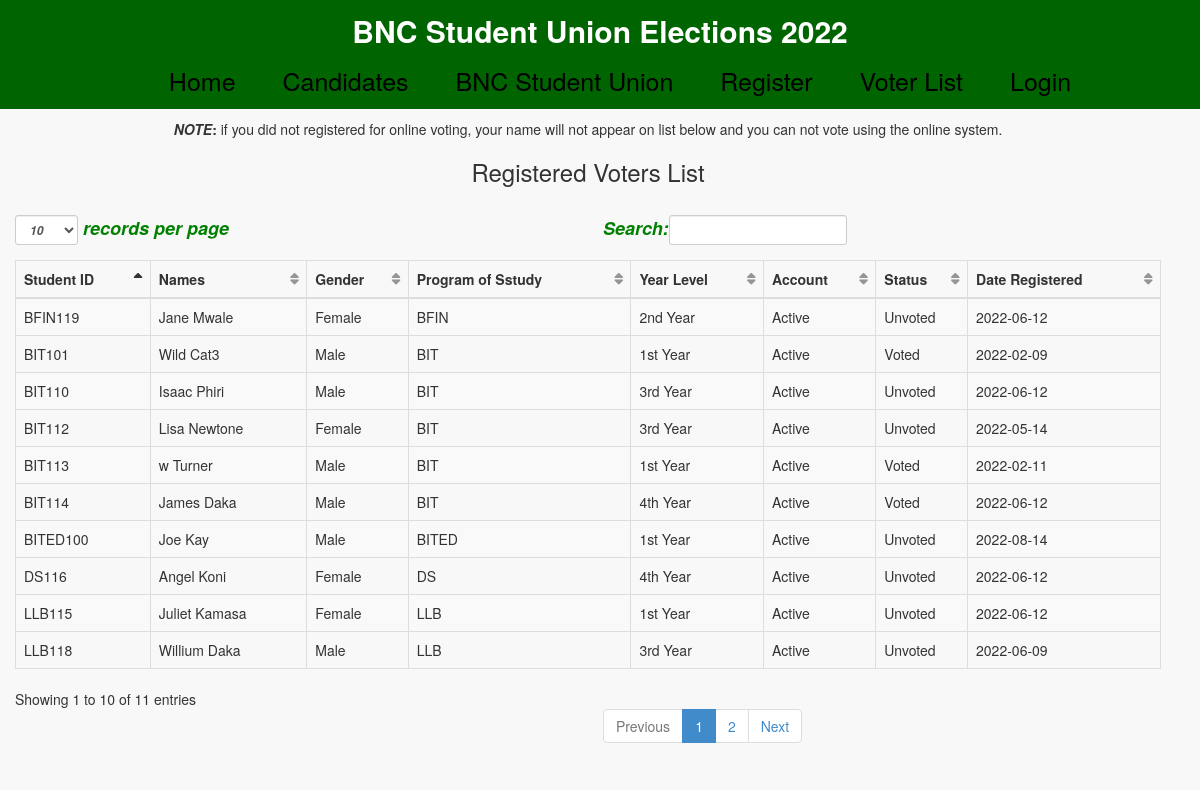
/voters.php, run on the app's committed database.
### tables this page shows
CREATE TABLE `voters` (
  `voters_id` int(11) NOT NULL,
  `id_number` varchar(12) NOT NULL,
  `firstname` varchar(100) NOT NULL,
  `lastname` varchar(100) NOT NULL,
  `gender` varchar(6) NOT NULL,
  `prog_study` varchar(10) NOT NULL,
  `year_level` varchar(100) NOT NULL,
  `status` varchar(100) NOT NULL,
  `account` varchar(100) NOT NULL DEFAULT 'Inactive',
  `date` date DEFAULT NULL,
  `password` varchar(100) NOT NULL
);

### voters.php (the view, shortened to what this page needs)
<?php include ('head.php');?>
<body>
 <?php include ('view_banner.php');?>
<div class="col-lg-6">
    <center>
        <div class="voters_notice">
            <p><strong><i>NOTE</i>:</strong> if you did not registered for online voting, your name will not appear on list below and
            you can not vote using the online system.</p>
        </div>
        <strong><h3>Registered Voters List</h3></strong>
    </center>
                    <div class="tables-body">
                            <div class="table_back">
                                <table class="table table-striped table-bordered table-hover" id="dataTables-example" border="0">
                                    <thead class="thead">
                                        <tr>
                                            <th>Student ID</th>
                                            <th>Names</th>
                                            <th>Gender</th>
                                            <th>Program of Sstudy</th>
                                            <th>Year Level</th>
                                            <th>Account</th>
                                            <th>Status</th>
                                            <th>Date Registered</th>
                                        </tr>
                                    </thead>
                                    <tbody>
										<?php
											require 'admin/dbcon.php';
											$query = $conn->query("SELECT * FROM voters ORDER BY voters_id DESC");
											while($row1 = $query->fetch_array()){
										?>
											<tr >
												<td><?php echo $row1 ['id_number'];?></td>
												<td><?php echo $row1 ['firstname']." ". $row1 ['lastname'];?></td>
                                                <td><?php echo $row1 ['gender'];?></td>
                                                <td><?php echo $row1['prog_study'];?></td>
												<td><?php echo $row1 ['year_level'];?></td>
                                                <td><?php echo $row1 ['account'];?></td>
												<td><?php echo $row1 ['status'];?></td>
												<td><?php echo $row1 ['date'];?></td>
											</tr>
                                       <?php } ?>
                                    </tbody>
                                </table>
                             </div>
                    </div>
</div>
</body>
</html>

### head.php (shortened to what this page needs)
<!DOCTYPE html>
<html lang="en">
<head>
	<link rel = "stylesheet" type = "text/css" href = "css/myStyles.css" />
    <link href="css/bootstrap.min.css" rel="stylesheet">
	<link href="css/style.css" rel="stylesheet">
    <link href="css/plugins/metisMenu/metisMenu.min.css" rel="stylesheet">
    <link href="css/sb-admin-2.css" rel="stylesheet">
    <link href="font-awesome-4.1.0/css/font-awesome.min.css" rel="stylesheet" type="text/css">
</head

### view_banner.php (shortened to what this page needs)
            <div class="text-center text-success animateuse" style="background-color:rgba(0, 100, 0, 1); font-size:25px;text-align:center; margin-top:-10px; padding-top:20px;">
                <a style="color:white; font-weight:bold; font-size:30px;">BNC Student Union Elections 2022</a>
        <nav class="nav-menue">
            <ul style = "color">
                <li>
                    <a href="index.php">Home</a>
                </li>
                <li><a href="candidate_path.php">Candidates</a></li>
                <li><a href="bncsu.php">BNC Student Union</a></li>
                <li> <a href="register/index.php">Register</a></li>
                <li><a href="voters.php">Voter List</a></li>
                <li><a href="login.php">Login</a></li>
            </ul>
        </nav>
</div>

### css/myStyles.css (style rules this page uses)
a { text-decoration: none; color: black; }
.col-lg-6 { max-width: 98%; margin-left: auto; margin-right: auto; }
nav { padding-top: 10px; margin-left:auto; margin-right: auto; }
nav ul li { display: inline-block; padding: 0px 20px 10px 20px; list-style: none; }
nav ul li a { color: black; }

### css/sb-admin-2.css (style rules this page uses)
table.dataTable thead .sorting, table.dataTable thead .sorting_asc, table.dataTable thead .sorting_desc, table.dataTable thead .sorting_asc_disabled, table.dataTable thead .sorting_desc_disabled { background: 0 0; }
table.dataTable thead .sorting_asc:after { content: "\f0de"; float: right; font-family: fontawesome; }
table.dataTable thead .sorting:after { content: "\f0dc"; float: right; font-family: fontawesome; color: rgba(50,50,50,.5); }

### view_banner.php (style rules this page uses)
nav ul li { display: inline-block; padding-left: 20px; padding-bottom: 10px; }

### data on the page
voters: id_number "BITED100", firstname "Joe", lastname "Kay", gender "Male", prog_study "BITED", year_level "1st Year", account "Active", status "Unvoted", date "2022-08-14"
voters: id_number "BIT112", firstname "Lisa", lastname "Newtone", gender "Female", prog_study "BIT", year_level "3rd Year", account "Active", status "Unvoted", date "2022-05-14"
voters: id_number "LLB118", firstname "Willium", lastname "Daka", gender "Male", prog_study "LLB", year_level "3rd Year", account "Active", status "Unvoted", date "2022-06-09"
voters: id_number "LLB115", firstname "Juliet", lastname "Kamasa", gender "Female", prog_study "LLB", year_level "1st Year", account "Active", status "Unvoted", date "2022-06-12"
voters: id_number "DS116", firstname "Angel", lastname "Koni", gender "Female", prog_study "DS", year_level "4th Year", account "Active", status "Unvoted", date "2022-06-12"
voters: id_number "BIT114", firstname "James", lastname "Daka", gender "Male", prog_study "BIT", year_level "4th Year", account "Active", status "Voted", date "2022-06-12"
voters: id_number "BIT110", firstname "Isaac", lastname "Phiri", gender "Male", prog_study "BIT", year_level "3rd Year", account "Active", status "Unvoted", date "2022-06-12"
voters: id_number "BFIN119", firstname "Jane", lastname "Mwale", gender "Female", prog_study "BFIN", year_level "2nd Year", account "Active", status "Unvoted", date "2022-06-12"
voters: id_number "BIT113", firstname "w", lastname "Turner", gender "Male", prog_study "BIT", year_level "1st Year", account "Active", status "Voted", date "2022-02-11"
voters: id_number "BIT101", firstname "Wild", lastname "Cat3", gender "Male", prog_study "BIT", year_level "1st Year", account "Active", status "Voted", date "2022-02-09"
